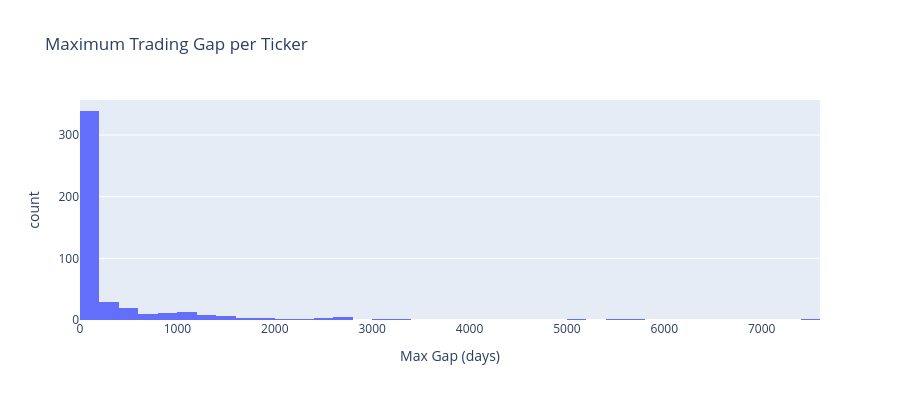

Here is the notebook cell this chart was saved with:
### Markdown cell above
### 1e. Price Continuity — Max Trading Gap

### Code cell
# Calculate max gap between consecutive trading dates
def max_trading_gap(group):
    if len(group) < 2:
        return np.nan
    dates = pd.to_datetime(group['trade_date']).sort_values()
    gaps = (dates.shift(-1) - dates).dt.days
    return gaps.max()

gaps = prices.groupby('ticker').apply(max_trading_gap)
gaps = gaps.dropna()

fig = px.histogram(
    x=gaps,
    nbins=50,
    labels={'x': 'Max Gap (days)', 'y': 'Ticker Count'},
    title='Maximum Trading Gap per Ticker',
    height=400
)
fig.show()

print(f"\nGap statistics (days):")
print(gaps.describe())
print(f"\nTickers with gaps > 100 days: {(gaps > 100).sum()}")
if (gaps > 100).sum() > 0:
    print("Top 10 longest gaps:")
    print(gaps.nlargest(10))

### Figure 1 — Plotly figure (JSON) as saved in the notebook; plotly's stock layout.template omitted (floating-point values rounded to 4 significant figures; data arrays with more than 128 entries replaced by an {"elided": "..."} marker saying what was removed)
{"data": [{"bingroup": "x", "hovertemplate": "Max Gap (days)=%{x}<br>count=%{y}<extra></extra>", "legendgroup": "", "marker": {"color": "#636efa", "pattern": {"shape": ""}}, "name": "", "nbinsx": 50, "orientation": "v", "showlegend": false, "type": "histogram", "x": {"elided": "462 float values"}, "xaxis": "x", "yaxis": "y"}], "layout": {"barmode": "relative", "height": 400, "legend": {"tracegroupgap": 0}, "title": {"text": "Maximum Trading Gap per Ticker"}, "xaxis": {"anchor": "y", "domain": [0, 1], "title": {"text": "Max Gap (days)"}}, "yaxis": {"anchor": "x", "domain": [0, 1], "title": {"text": "count"}}}}
